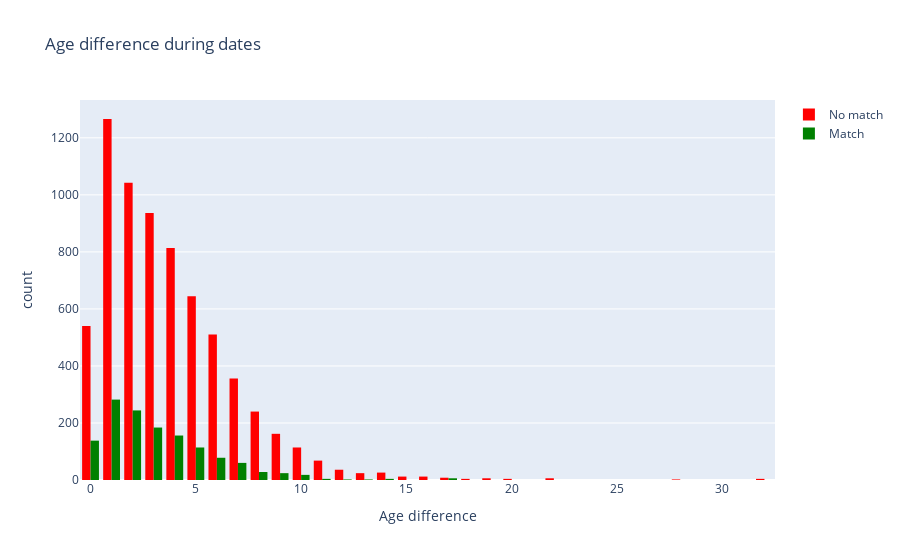

Notebook code for this chart:
### Markdown cell above
### Is age important for matching?

### Code cell
fig = px.histogram(dataset, x="Age_diff", color='match', barmode='group', title="Age difference during dates",
                    color_discrete_map = {"Match":'green', "No match":'red'})
fig.update_layout(bargap=0.2, xaxis_title="Age difference", legend_title_text="")
fig.show()

### Figure 1 — Plotly figure (JSON) as saved in the notebook; plotly's stock layout.template omitted (floating-point values rounded to 4 significant figures; data arrays with more than 128 entries replaced by an {"elided": "..."} marker saying what was removed)
{"data": [{"alignmentgroup": "True", "bingroup": "x", "hovertemplate": "match=No match<br>Age_diff=%{x}<br>count=%{y}<extra></extra>", "legendgroup": "No match", "marker": {"color": "red", "pattern": {"shape": ""}}, "name": "No match", "offsetgroup": "No match", "orientation": "v", "showlegend": true, "type": "histogram", "x": {"elided": "6988 int values"}, "xaxis": "x", "yaxis": "y"}, {"alignmentgroup": "True", "bingroup": "x", "hovertemplate": "match=Match<br>Age_diff=%{x}<br>count=%{y}<extra></extra>", "legendgroup": "Match", "marker": {"color": "green", "pattern": {"shape": ""}}, "name": "Match", "offsetgroup": "Match", "orientation": "v", "showlegend": true, "type": "histogram", "x": {"elided": "1380 int values"}, "xaxis": "x", "yaxis": "y"}], "layout": {"bargap": 0.2, "barmode": "group", "legend": {"title": {"text": ""}, "tracegroupgap": 0}, "title": {"text": "Age difference during dates"}, "xaxis": {"anchor": "y", "domain": [0, 1], "title": {"text": "Age difference"}}, "yaxis": {"anchor": "x", "domain": [0, 1], "title": {"text": "count"}}}}
